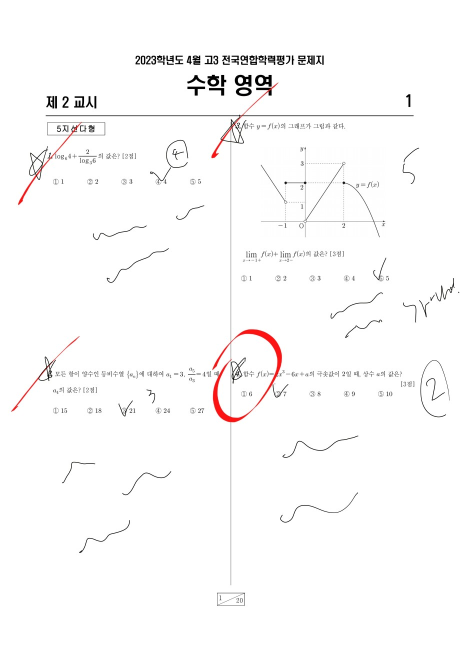
#> input picture problem.jpg, 924 x 1306 px (shown at 1/2 size)
$ python drawRect.py   (older library calls are emulated)
#> lines starting #> are read from the running program, lines starting #| are printed output that depends on the picture; after the words box and inside, x2 and y2 are one past the last pixel; in counts of white or black regions, pixels touching at a corner belong together
#> further down, img is the input picture: shape (1306, 924, 3); mean B, G, R 250.4, 250.4, 251.2
import cv2
import numpy as np
import detect as det

# import projectcode as pro


def drawRect(image):
    img_hsv = cv2.cvtColor(image, cv2.COLOR_BGR2HSV)
#> img_hsv: shape (1306, 924, 3); mean H, S, V 2, 1.1, 251.2

    # 빨강색 범위
    lower_red = np.array([0, 10, 10])
    upper_red = np.array([10, 255, 255])

    # 이진화
    worng_img = cv2.inRange(img_hsv, lower_red, upper_red)
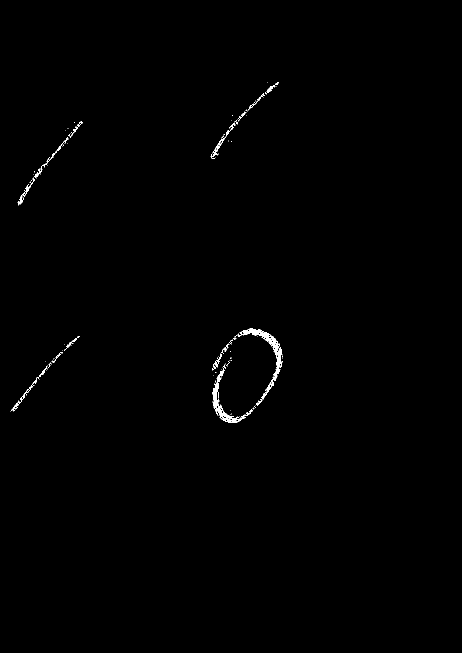
#> worng_img: shape (1306, 924) (shown at 1/2 size); 0.44% white; 102 white regions (76 under 20 px)

    # 블러처리
    blurred = cv2.GaussianBlur(worng_img, (3, 3), 0)

    # 소벨필터 적용 엣지검출(밝기변화)(엣지는 밝기의 변화가 있는 부분)
    # x 방향 미분 이미지(엣지의 수직 방향성 검출)
    gradient_x = cv2.Sobel(blurred, cv2.CV_64F, 1, 0, ksize=3)
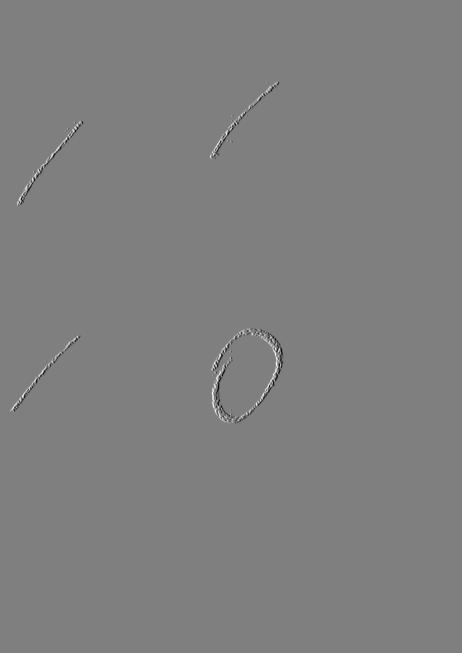
#> gradient_x: shape (1306, 924) float64 (shown at 1/2 size); min -764, max 764, mean 0; drawn with min black and max white
    # y 방향 미분 이미지(엣지의 수평 방향성 검출)
    gradient_y = cv2.Sobel(blurred, cv2.CV_64F, 0, 1, ksize=3)

    # 미분값 계산해서 변화량 크기 계산(엣지의 강도)
    gradient_magnitude = np.sqrt(gradient_x**2 + gradient_y**2)

    # 이미지 정규화(0~255)
    gradient_magnitude = cv2.normalize(
        gradient_magnitude, None, 0, 255, cv2.NORM_MINMAX, dtype=cv2.CV_8U
    )

    # close 연산(잘린 객체들 이어붙이기)
    kernel = np.ones((3, 3), np.uint8)

    gradient_magnitude = cv2.morphologyEx(
        gradient_magnitude, cv2.MORPH_CLOSE, kernel, iterations=2
    )

    # contour찾기(o / x 를 찾아냄)

    contours, hierarchy = cv2.findContours(
        gradient_magnitude, cv2.RETR_EXTERNAL, cv2.CHAIN_APPROX_SIMPLE
    )
#> contours = 7 contours, 1 with area under 20; largest, box (x1, y1, x2, y2) and area: (422, 655, 567, 848) 19864, (419, 162, 559, 319) 2152, (33, 241, 167, 413) 2123, (19, 670, 162, 825) 1824, (129, 255, 139, 264) 37, (462, 229, 468, 234) 20

    selected_contours = []
    for contour in contours:
        area = cv2.contourArea(contour)
        if area > 40:  # 적절한 threshold 값 설정(면적)
            selected_contours.append(contour)
#> this loop made 7 passes
#> area on passes 1, 2, 3, 4, 6: 1824, 19863.5, 37, 2123, 2152
#> (contour, area) on pass 5: ([[462, 229], [462, 233], [467, 233], [467, 229]], 20)
#> after the loop, selected_contours = 4 contours; box (x1, y1, x2, y2) and area: (422, 655, 567, 848) 19864, (419, 162, 559, 319) 2152, (33, 241, 167, 413) 2123, (19, 670, 162, 825) 1824

    bounding_rects = []
    for contour in selected_contours:
        # 시작좌표(x,y) 너비 w, 높이 h 검출(rect)
        rect = cv2.boundingRect(contour)
        bounding_rects.append(rect)
#> this loop made 4 passes
#> rect on passes 1 to 4: (19, 670, 143, 155), (422, 655, 145, 193), (33, 241, 134, 172), (419, 162, 140, 157)
#> after the loop, bounding_rects = [(19, 670, 143, 155), (422, 655, 145, 193), (33, 241, 134, 172), (419, 162, 140, 157)]

    square_rects = []
    for rect in bounding_rects:
        x, y, w, h = rect

        # contour를 둘러싼 rect의 한 변의 길이를 너비와 높이중 최대값으로 설정
        max_side = max(w, h)

        square_size = (max_side, max_side)

        # 중심좌표, 사각형 사이즈, 사각형 각도
        square_rect = ((x + w / 2, y + h / 2), square_size, 0)
        square_rects.append(square_rect)
#> this loop made 4 passes
#> (x, y, w, h, max_side, square_rect) on passes 1 to 4: (19, 670, 143, 155, 155, ((90.5, 747.5), (155, 155), 0)), (422, 655, 145, 193, 193, ((494.5, 751.5), (193, 193), 0)), (33, 241, 134, 172, 172, ((100, 327), (172, 172), 0)), (419, 162, 140, 157, 157, ((489, 240.5), (157, 157), 0))
#> after the loop, square_rects = [((90.5, 747.5), (155, 155), 0), ((494.5, 751.5), (193, 193), 0), ((100, 327), (172, 172), 0), ((489, 240.5), (157, 157), 0)]

    # 이미지에서 채첨부분 사각형만 잘라서 저장
    i = 1
    for rect in square_rects:
        points = cv2.boxPoints(rect)
        points = np.int0(points)
        # 선의 색상 : (0,255,0)(R,G,B) 선의두께 : 2
        cv2.drawContours(image, [points], 0, (0, 255, 0), 2)
        # 사각형의 시작 좌표와 너비, 높이를 구함
        x, y, w, h = cv2.boundingRect(points)
        # 원본 이미지에서 해당 부분만 잘라서 저장
        scoring_image = image[y : y + h, x : x + w]
        # 잘린 갯수만큼 파일로 저장
        cv2.imwrite(f"scoring_image{i}.jpg", scoring_image)
        i = i + 1
#> this loop made 4 passes
#> (rect, points, x, y, w, h) on passes 1 to 4: (((90.5, 747.5), (155, 155), 0), [[13, 825], [13, 670], [168, 670], [168, 825]], 13, 670, 156, 156), (((494.5, 751.5), (193, 193), 0), [[398, 848], [398, 655], [591, 655], [591, 848]], 398, 655, 194, 194), (((100, 327), (172, 172), 0), [[14, 413], [14, 241], [186, 241], [186, 413]], 14, 241, 173, 173), (((489, 240.5), (157, 157), 0), [[410, 319], [410, 162], [567, 162], [567, 319]], 410, 162, 158, 158)
#> pass 1, in drawRect, `scoring_image = image[y : y + h, x : x + w]`:
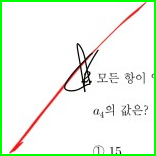
#> scoring_image: shape (156, 156, 3); mean B, G, R 233.3, 246.3, 236
#> pass 2, in drawRect, `scoring_image = image[y : y + h, x : x + w]`:
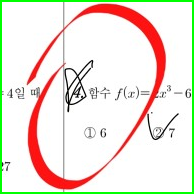
#> scoring_image: shape (194, 194, 3); mean B, G, R 218.6, 229.2, 237.4
#> pass 3, in drawRect, `scoring_image = image[y : y + h, x : x + w]`:
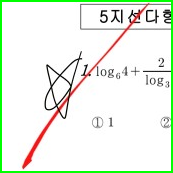
#> scoring_image: shape (173, 173, 3); mean B, G, R 230.9, 242.7, 234.3
#> after the loop:
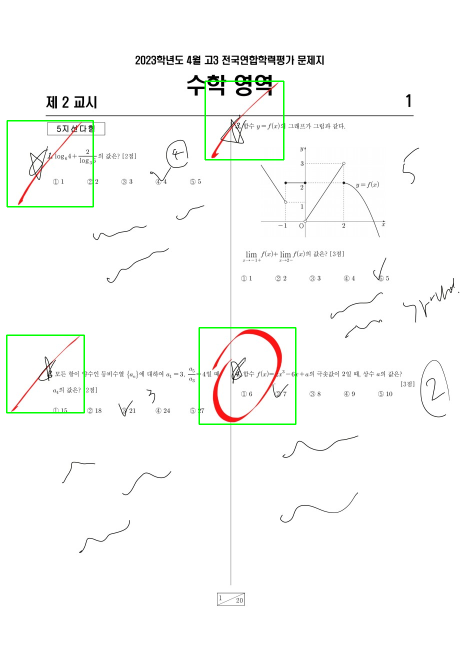
#> image: shape (1306, 924, 3) (shown at 1/2 size); 0.67% of pixels changed, all inside (x1, y1, x2, y2) = (12, 161, 593, 850)
#> after the loop, i = 5

    return image


img = cv2.imread("problem.jpg")

result = drawRect(img)

cv2.imshow("result", result)
cv2.waitKey(0)
